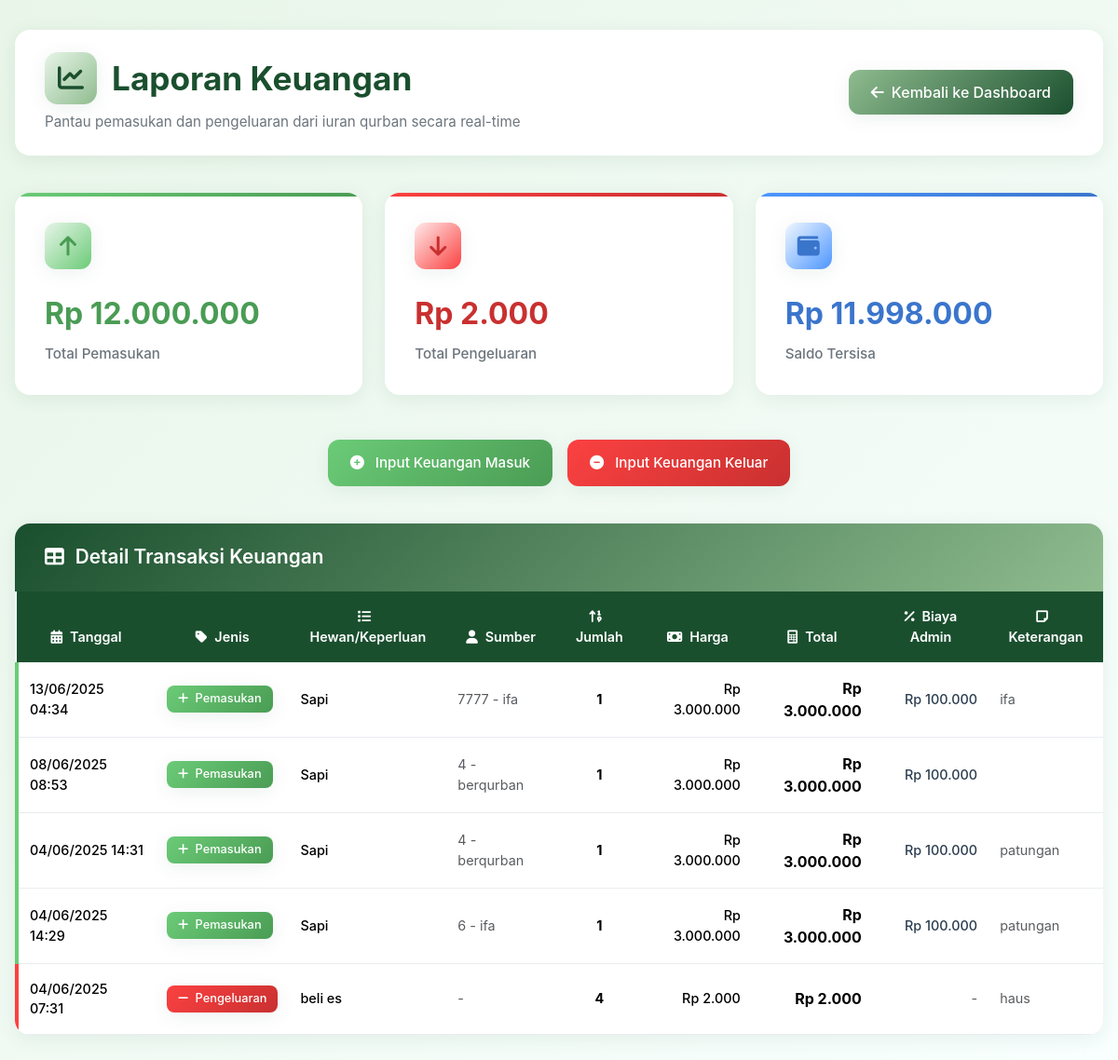
Page /admin/financial_report.php (signed in) on the committed database.
### tables this page shows
CREATE TABLE IF NOT EXISTS `hewan_qurban` (
  `id` int NOT NULL AUTO_INCREMENT,
  `jenis` enum('kambing','sapi') NOT NULL,
  `jumlah` int NOT NULL,
  `harga_per_ekor` bigint NOT NULL,
  `biaya_admin_per_ekor` bigint NOT NULL,
  `sumber` varchar(20) DEFAULT NULL,
  `created_at` timestamp NULL DEFAULT CURRENT_TIMESTAMP,
  `keterangan` text,
  PRIMARY KEY (`id`),
  KEY `fk_hewan_qurban_sumber` (`sumber`),
  CONSTRAINT `fk_hewan_qurban_sumber` FOREIGN KEY (`sumber`) REFERENCES `users` (`nik`) ON DELETE SET NULL ON UPDATE CASCADE
);

CREATE TABLE IF NOT EXISTS `keuangan_keluar` (
  `id` int NOT NULL AUTO_INCREMENT,
  `tanggal` timestamp NOT NULL,
  `keperluan` varchar(100) DEFAULT NULL,
  `jumlah` int DEFAULT NULL,
  `harga` bigint NOT NULL,
  `keterangan` text,
  PRIMARY KEY (`id`)
);

### admin/financial_report.php (the view, shortened to what this page needs)
<?php
include '../db.php';
$dashboard_url = ($_SESSION['role'] == 'admin') ? '../admin/dashboard_admin.php' : '../panitia/dashboard_panitia.php';
$stmt_pemasukan = $pdo->prepare("
    SELECT
        hq.created_at AS tanggal,
        CONCAT(UPPER(SUBSTRING(hq.jenis, 1, 1)), LOWER(SUBSTRING(hq.jenis, 2))) AS jenis_hewan,
        hq.jumlah,
        hq.harga_per_ekor,
        hq.biaya_admin_per_ekor,
        (hq.harga_per_ekor * hq.jumlah) AS total_harga,
        'Pemasukan' AS jenis_transaksi,
        hq.keterangan,
        CONCAT(u.nik, ' - ', u.name) AS sumber
    FROM hewan_qurban hq
    LEFT JOIN users u ON hq.sumber = u.nik
    ORDER BY hq.created_at DESC
");
if ($stmt_pemasukan) {
  $stmt_pemasukan->execute();
  $pemasukan_data = $stmt_pemasukan->fetchAll();
} else {
  echo "Query Pemasukan Error!";
  $pemasukan_data = [];
}
$stmt_pengeluaran = $pdo->prepare("
    SELECT
        kk.tanggal,
        kk.keperluan AS jenis_hewan,
        kk.jumlah,
        kk.harga AS harga_per_ekor,
        NULL AS biaya_admin_per_ekor,
        kk.harga AS total_harga,
        'Pengeluaran' AS jenis_transaksi,
        kk.keterangan,
        '-' AS sumber
    FROM keuangan_keluar kk
    ORDER BY kk.tanggal DESC
");
if ($stmt_pengeluaran) {
  $stmt_pengeluaran->execute();
  $pengeluaran_data = $stmt_pengeluaran->fetchAll();
} else {
  echo "Query Pengeluaran Error!";
  $pengeluaran_data = [];
}
$data_keuangan = array_merge($pemasukan_data, $pengeluaran_data);
usort($data_keuangan, function ($a, $b) {
  return strtotime($b['tanggal']) - strtotime($a['tanggal']);
});
$total_pemasukan = 0;
$total_pengeluaran = 0;
foreach ($data_keuangan as $row) {
  if ($row['jenis_transaksi'] == 'Pemasukan') {
    $total_pemasukan += $row['total_harga'];
  } else {
    $total_pengeluaran += $row['total_harga'];
  }
}
$saldo = $total_pemasukan - $total_pengeluaran;
?>
<!DOCTYPE html>
<html lang="id">
<head>
  <link href="https://cdn.jsdelivr.net/npm/bootstrap@5.3.3/dist/css/bootstrap.min.css" rel="stylesheet" />
  <link href="https://cdnjs.cloudflare.com/ajax/libs/font-awesome/6.0.0/css/all.min.css" rel="stylesheet">
</head>
<body>
  <div class="container">
    <div class="header-section">
      <div class="page-title">
        <h1>
          <div class="page-icon">
            <i class="fas fa-chart-line"></i>
          </div>
          Laporan Keuangan
        </h1>
        <p>Pantau pemasukan dan pengeluaran dari iuran qurban secara real-time</p>
      </div>
      <a href="<?= $dashboard_url ?>" class="back-btn">
        <i class="fas fa-arrow-left"></i>
        Kembali ke Dashboard
      </a>
    </div>
    <div class="stats-grid">
      <div class="stat-card success">
        <div class="stat-header">
          <div class="stat-icon success">
            <i class="fas fa-arrow-up"></i>
          </div>
        </div>
        <div class="stat-value success">Rp <?= number_format($total_pemasukan, 0, ',', '.') ?></div>
        <div class="stat-label">Total Pemasukan</div>
      </div>
      <div class="stat-card danger">
        <div class="stat-header">
          <div class="stat-icon danger">
            <i class="fas fa-arrow-down"></i>
          </div>
        </div>
        <div class="stat-value danger">Rp <?= number_format($total_pengeluaran, 0, ',', '.') ?></div>
        <div class="stat-label">Total Pengeluaran</div>
      </div>
      <div class="stat-card <?= $saldo >= 0 ? 'info' : 'warning' ?>">
        <div class="stat-header">
          <div class="stat-icon <?= $saldo >= 0 ? 'info' : 'warning' ?>">
            <i class="fas fa-wallet"></i>
          </div>
        </div>
        <div class="stat-value <?= $saldo >= 0 ? 'info' : 'warning' ?>">Rp <?= number_format($saldo, 0, ',', '.') ?></div>
        <div class="stat-label">Saldo Tersisa</div>
      </div>
    </div>
    <div class="actions-section">
      <div class="actions-grid">
        <a href="financial_input.php?jenis=masuk" class="action-btn success">
          <i class="fas fa-plus-circle"></i>
          Input Keuangan Masuk
        </a>
        <a href="financial_input.php?jenis=keluar" class="action-btn danger">
          <i class="fas fa-minus-circle"></i>
          Input Keuangan Keluar
        </a>
      </div>
    </div>
    <div class="table-section">
      <div class="table-header">
        <h4>
          <i class="fas fa-table"></i>
          Detail Transaksi Keuangan
        </h4>
      </div>
      <div class="table-responsive">
        <?php if (!empty($data_keuangan)): ?>
          <table class="table table-hover mb-0">
            <thead>
              <tr>
                <th><i class="fas fa-calendar-alt me-2"></i>Tanggal</th>
                <th><i class="fas fa-tag me-2"></i>Jenis</th>
                <th><i class="fas fa-list me-2"></i>Hewan/Keperluan</th>
                <th><i class="fas fa-user me-2"></i>Sumber</th>
                <th><i class="fas fa-sort-numeric-up me-2"></i>Jumlah</th>
                <th><i class="fas fa-money-bill me-2"></i>Harga</th>
                <th><i class="fas fa-calculator me-2"></i>Total</th>
                <th><i class="fas fa-percentage me-2"></i>Biaya Admin</th>
                <th><i class="fas fa-sticky-note me-2"></i>Keterangan</th>
              </tr>
            </thead>
            <tbody>
              <?php foreach ($data_keuangan as $row): ?>
                <tr class="<?= $row['jenis_transaksi'] == 'Pemasukan' ? 'row-success' : 'row-danger' ?>">
                  <td class="fw-medium"><?= date('d/m/Y H:i', strtotime($row['tanggal'])) ?></td>
                  <td>
                    <span class="badge <?= $row['jenis_transaksi'] == 'Pemasukan' ? 'bg-success' : 'bg-danger' ?>">
                      <i class="fas fa-<?= $row['jenis_transaksi'] == 'Pemasukan' ? 'plus' : 'minus' ?> me-1"></i>
                      <?= $row['jenis_transaksi'] ?>
                    </span>
                  </td>
                  <td class="fw-medium"><?= htmlspecialchars($row['jenis_hewan']) ?></td>
                  <td class="text-muted"><?= htmlspecialchars($row['sumber']) ?></td>
                  <td class="text-center fw-bold"><?= number_format($row['jumlah'], 0, ',', '.') ?></td>
                  <td class="text-end">
                    <?php if ($row['harga_per_ekor']): ?>
                      <span class="fw-medium">Rp <?= number_format($row['harga_per_ekor'], 0, ',', '.') ?></span>
                    <?php else: ?>
                      <span class="text-muted">-</span>
                    <?php endif; ?>
                  </td>
                  <td class="text-end">
                    <strong class="fs-6">Rp <?= number_format($row['total_harga'], 0, ',', '.') ?></strong>
                  </td>
                  <td class="text-end">
                    <?php if ($row['biaya_admin_per_ekor']): ?>
                      <span class="biaya-admin-text">Rp <?= number_format($row['biaya_admin_per_ekor'], 0, ',', '.') ?></span>
                    <?php else: ?>
                      <span class="text-muted">-</span>
                    <?php endif; ?>
                  </td>
                  <td class="text-muted"><?= htmlspecialchars($row['keterangan'] ?? '-') ?></td>
                </tr>
              <?php endforeach; ?>
            </tbody>
          </table>
        <?php endif; ?>
      </div>
    </div>
  </div>
</body>
</html>

### rows in the picture
hewan_qurban: created_at "13/06/2025 04:34", jenis_transaksi "Pemasukan", jenis_hewan "Sapi", sumber "7777 - ifa", jumlah "1", harga_per_ekor "3.000.000", total_harga "3.000.000", biaya_admin_per_ekor "100.000", keterangan "ifa"
hewan_qurban: created_at "08/06/2025 08:53", jenis_transaksi "Pemasukan", jenis_hewan "Sapi", sumber "4 - berqurban", jumlah "1", harga_per_ekor "3.000.000", total_harga "3.000.000", biaya_admin_per_ekor "100.000"
hewan_qurban: created_at "04/06/2025 14:31", jenis_transaksi "Pemasukan", jenis_hewan "Sapi", sumber "4 - berqurban", jumlah "1", harga_per_ekor "3.000.000", total_harga "3.000.000", biaya_admin_per_ekor "100.000", keterangan "patungan"
hewan_qurban: created_at "04/06/2025 14:29", jenis_transaksi "Pemasukan", jenis_hewan "Sapi", sumber "6 - ifa", jumlah "1", harga_per_ekor "3.000.000", total_harga "3.000.000", biaya_admin_per_ekor "100.000", keterangan "patungan"
keuangan_keluar: tanggal "04/06/2025 07:31", jenis_transaksi "Pengeluaran", keperluan "beli es", sumber "-", jumlah "4", harga "2.000", keterangan "haus"

### other values in the picture
$total_pemasukan "12.000.000"
$total_pengeluaran "2.000"
$saldo "11.998.000"
